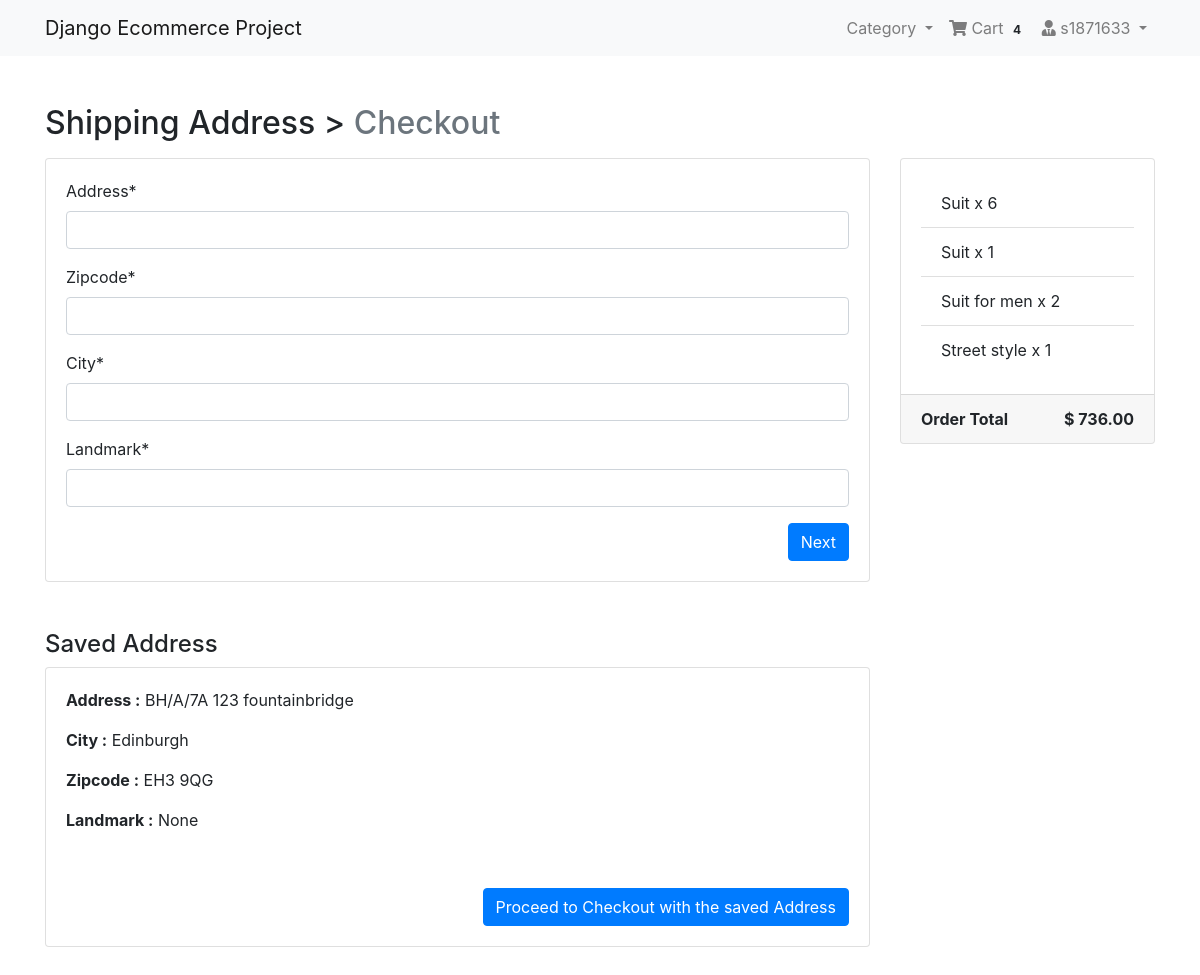
/checkout/ (signed in), run on an earlier commit of the app's database.
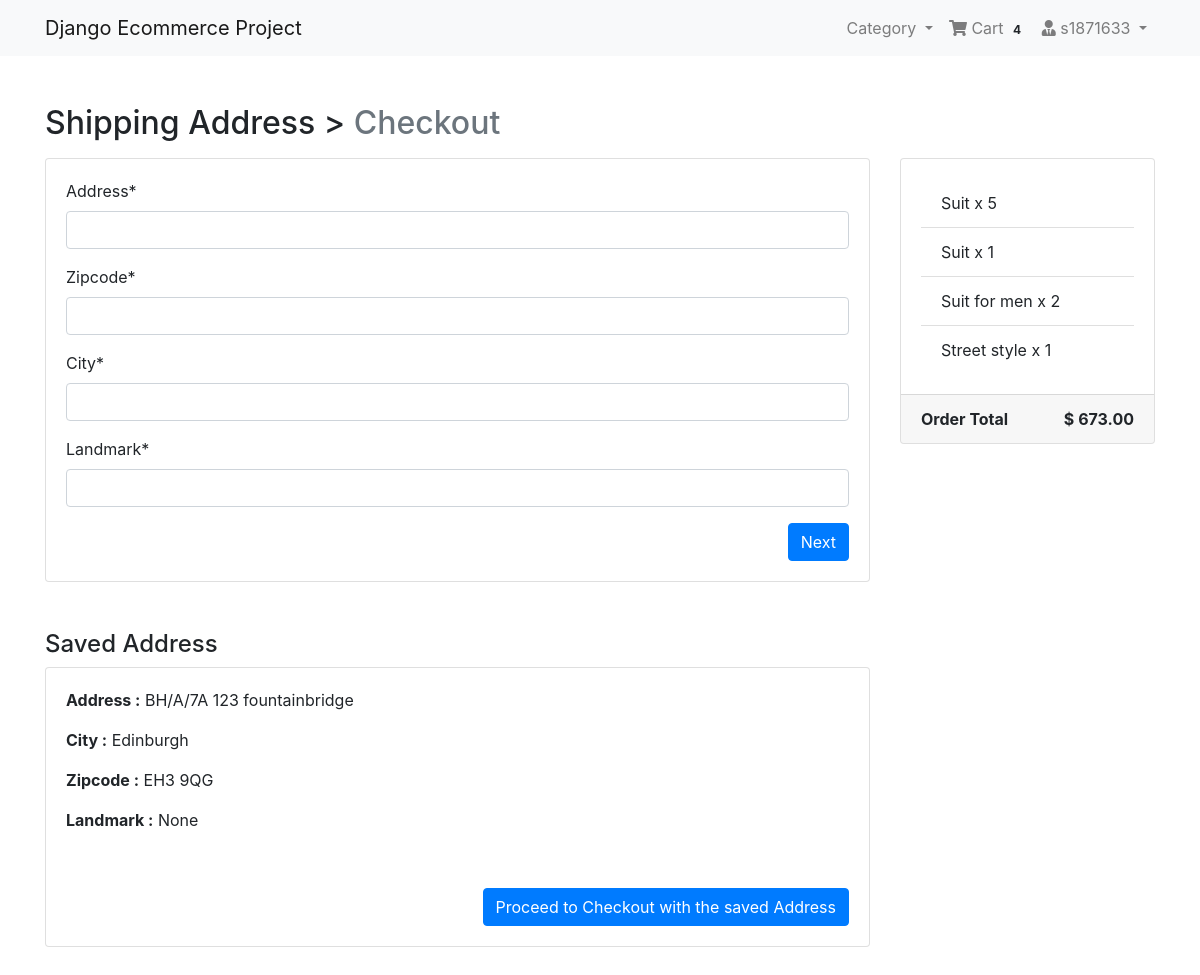
And on a later commit of the database.
### cart/models.py (models this page shows, shortened)
class Cart(models.Model):
    user = models.ForeignKey(User, on_delete=models.CASCADE)
    item = models.ForeignKey(Product, on_delete=models.CASCADE)
    quantity = models.IntegerField(default=1)
    purchased = models.BooleanField(default=False)
    created = models.DateTimeField(auto_now_add=True)
    def get_total(self):
        total = self.item.price *self.quantity
        floattotal= float("{0:.2f}".format(total))
        return floattotal

### products/models.py (models this page shows, shortened)
class  Product(models.Model):
    mainimage = models.ImageField(upload_to='products/', blank=True)
    name = models.CharField(max_length=300)
    slug = models.SlugField()
    category = models.ForeignKey(Category, on_delete=models.CASCADE)
    preview_text = models.TextField(max_length=200, verbose_name='Preview Text')
    detail_text = models.TextField(max_length=1000, verbose_name='Detail Text')
    price = models.FloatField()

### checkout/views.py (the view, shortened to what this page needs)
# urls.py: path('checkout/', checkout, name="index"),
def checkout(request):
	form = BillingForm
	order_qs = Order.objects.filter(user= request.user, ordered=False)
	order_items = order_qs[0].orderitems.all()
	order_total = order_qs[0].get_totals()
	context = {"form": form, "order_items": order_items, "order_total": order_total}
	saved_address = BillingAddress.objects.filter(user = request.user)
	if saved_address.exists():
		savedAddress = saved_address.first()
		context = {"form": form, "order_items": order_items, "order_total": order_total, "savedAddress": savedAddress}
	return render(request, 'checkout/index.html', context)

### cart/models.py (called while the page is built)
    def get_totals(self):
        total=0
        for order_item in self.orderitems.all():
            total += order_item.get_total()
        return total

### cart/templatetags/cart_tag.py (called while the page is built)
@register.filter
def cart_total(user):
    order = Order.objects.filter(user=user, ordered = False)
    if order.exists():
        return order[0].orderitems.count()
    else:
        return 0

### checkout/templates/checkout/index.html (shortened to what this page needs)
{% extends 'products/base.html' %}
{% load crispy_forms_tags %}
{% block content %}
<div class="container mt-5">
  <h2 class="mb-3">Shipping Address > <span class="text-muted">Checkout</span></h2>
  <div class="row">
    <div class="col-md-9">
     <div class="card mb-5" style="height: auto">
       <div class="card-body">
          <form method="POST">
         {{ form | crispy}}
          <button type="submit" class="btn btn-primary float-right">Next</button>
          </form>
       </div>
     </div>
      {% if savedAddress %}
      <h4>Saved Address</h4>
      <div class="card mb-5" style="height: auto">
        <div class="card-body">
          <p><b>Address :</b> {{ savedAddress.address }}</p>
          <p><b>City :</b> {{ savedAddress.city }}</p>
          <p><b>Zipcode :</b> {{ savedAddress.zipcode }}</p>
          <p><b>Landmark :</b> {{ savedAddress.landmark }}</p>
        </div>
        <div class="card-body">
           <a href="{% url 'checkout:payment' %}" class="btn btn-primary float-right">Proceed to Checkout with the saved Address</a>
        </div>
      </div>
      {% endif %}
    </div>
    <div class="col-md-3">
      <div class="card" style="height: auto">
        <div class="card-body">
          <ul class="list-group list-group-flush">
            {% for item in order_items %}
            <li class="list-group-item">{{ item.item.name }} x {{ item.quantity }}</li>
            {% endfor %}
          </ul>
        </div>
           <div class="card-footer">
            <span class="float-left"><b>Order Total</b></span>
            <span class="float-right"><b>$ {{ order_total | floatformat:2 }}</b></span>
          </div>
      </div>
    </div>
  </div>
</div>
{% endblock %}

What changed in the data, as far as the page shows it:
changed Cart (number 1 of 4 on the later page): quantity "6" → "5"
Also different on the page:
{{ order_total | floatformat:2 }}: "736.00" → "673.00"
